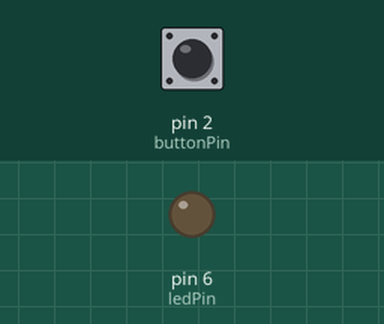
Simulated run of this sketch. Board: Arduino Uno, built with avr-gcc and run on an emulated ATmega328P. On the bench: output pins drawn as LEDs (lit = HIGH). The test bench sets the inputs (shaded band); at power-on: pin 2 (buttonPin) LOW.

Above: at 1.2 s.
1.3 s: pin 2 (buttonPin) pulled HIGH for 0.15 s
At 2.0 s:
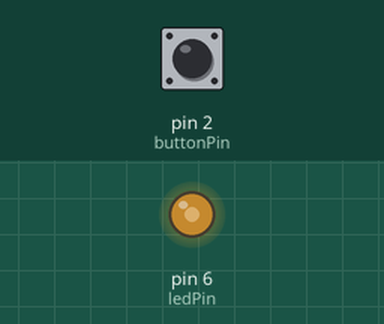
2.9 s: pin 2 (buttonPin) pulled HIGH for 1 s
At 3.2 s:
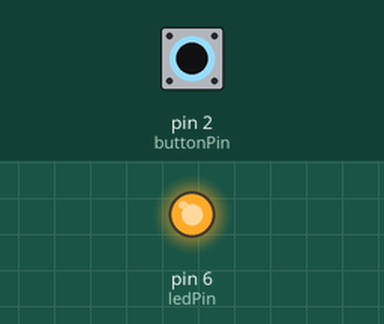
Timing chart, 0 to 5.9 s (numbered marks = the images above; inputs shaded):
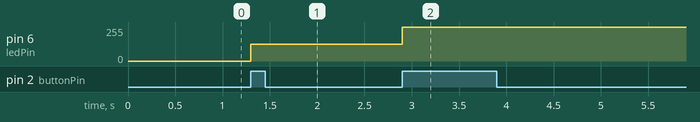

The sketch:

s04.ino
```cpp
const int ledPin = 6;
const int buttonPin = 2;

int buttonState = 0;
int lastButtonState = 0;
int brightness = 0;
int pressCount = 0;

void setup() {
  pinMode(ledPin, OUTPUT);
  pinMode(buttonPin, INPUT);
}

void loop() {
  buttonState = digitalRead(buttonPin);

  // Se il pulsante è premuto
  if (buttonState != lastButtonState) {
    if (buttonState == HIGH) {
      pressCount++;
      if (pressCount > 3) {
        pressCount = 1;
      }

      switch(pressCount) {
        case 1:
          brightness = 127; // 50%
          break;
        case 2:
          brightness = 255; // 100%
          break;
        case 3:
          brightness = 0; // off
          break;
      }

      analogWrite(ledPin, brightness);
    }

    // De-bouncing del pulsante
    delay(50);
  }

  lastButtonState = buttonState;
}
```

Measured:
- after the input at 1.3 s, pin 6 (ledPin): 0/255 → 127/255 at once
- after the input at 2.9 s, pin 6 (ledPin): 127/255 → 255/255 at once
